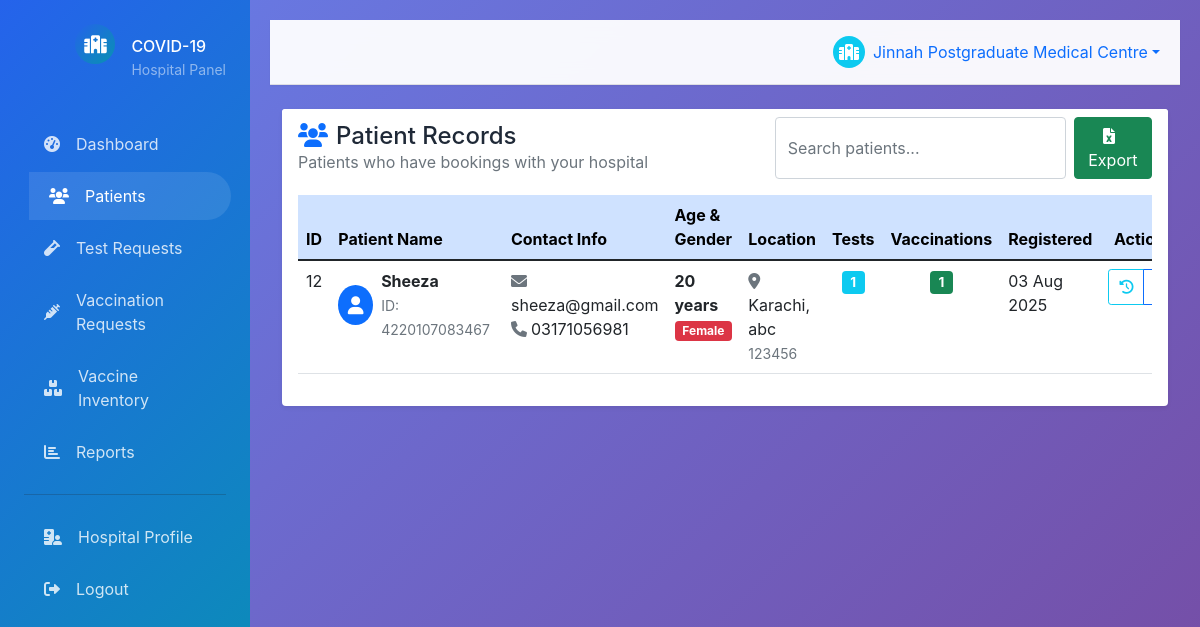
Page /hospital/patients.php (signed in) on the committed database.
### tables this page shows
CREATE TABLE `patients` (
  `id` int(11) NOT NULL,
  `full_name` varchar(100) NOT NULL,
  `email` varchar(100) NOT NULL,
  `password` varchar(255) NOT NULL,
  `phone` varchar(20) NOT NULL,
  `date_of_birth` date NOT NULL,
  `gender` enum('male','female','other') NOT NULL,
  `address` text NOT NULL,
  `city` varchar(100) NOT NULL,
  `state` varchar(100) NOT NULL,
  `pincode` varchar(10) NOT NULL,
  `cnic` varchar(15) NOT NULL,
  `created_at` timestamp NOT NULL DEFAULT current_timestamp()
);

### config/database.php (called while the page is built, shortened)
<?php
class Database {
    private $host = DB_HOST;
    private $user = DB_USER;
    private $pass = DB_PASS;
    private $dbname = DB_NAME;
    private $dbh;
    private $stmt;
    public function __construct() {
        $dsn = 'mysql:host=' . $this->host . ';dbname=' . $this->dbname . ';charset=utf8mb4';
        $options = array(
            PDO::ATTR_PERSISTENT => true,
            PDO::ATTR_ERRMODE => PDO::ERRMODE_EXCEPTION
        );
        try {
            $this->dbh = new PDO($dsn, $this->user, $this->pass, $options);
        } catch (PDOException $e) {
            $this->error = $e->getMessage();
            die("Database Connection Failed: " . $this->error);
        }
    }
    public function query($query) {
        $this->stmt = $this->dbh->prepare($query);
    }
    public function bind($param, $value, $type = null) {
        if (is_null($type)) {
            switch (true) {
                case is_int($value):
                    $type = PDO::PARAM_INT;
                    break;
            }
        }
        $this->stmt->bindValue($param, $value, $type);
    }
    public function execute() {
        return $this->stmt->execute();
    }
    public function resultset() {
        $this->execute();
        return $this->stmt->fetchAll(PDO::FETCH_ASSOC);
    }
}
?>

### includes/functions.php (called while the page is built, shortened)
<?php
require_once '../config/database.php';
function formatDate($date) {
    return date('d M Y', strtotime($date));
}
?>

### hospital/patients.php (the view, shortened to what this page needs)
<?php
require_once '../includes/functions.php';
$db = new Database();
$hospital_id = $_SESSION['user_id'];
$db->query("SELECT DISTINCT p.*,
                   COUNT(DISTINCT tb.id) as test_bookings,
                   COUNT(DISTINCT vb.id) as vaccination_bookings
            FROM patients p
            LEFT JOIN test_bookings tb ON p.id = tb.patient_id AND tb.hospital_id = :hospital_id
            LEFT JOIN vaccination_bookings vb ON p.id = vb.patient_id AND vb.hospital_id = :hospital_id2
            WHERE (tb.id IS NOT NULL OR vb.id IS NOT NULL)
            GROUP BY p.id
            ORDER BY p.full_name");
$db->bind(':hospital_id', $hospital_id);
$db->bind(':hospital_id2', $hospital_id);
$patients = $db->resultset();
?>
<!DOCTYPE html>
<html lang="en">
<head>
    <link href="https://cdn.jsdelivr.net/npm/bootstrap@5.1.3/dist/css/bootstrap.min.css" rel="stylesheet">
    <link href="https://cdnjs.cloudflare.com/ajax/libs/font-awesome/6.0.0/css/all.min.css" rel="stylesheet">
    <link href="../assets/css/style.css" rel="stylesheet">
</head>
<body>
    <?php include 'includes/sidebar.php'; ?>
    <div class="main-content">
        <?php include 'includes/header.php'; ?>
        <div class="container-fluid">
            <div class="row">
                <div class="col-12">
                    <div class="card border-0 shadow-sm">
                        <div class="card-header bg-white border-0 pb-0">
                            <div class="row align-items-center">
                                <div class="col">
                                    <h4 class="mb-0">
                                        <i class="fas fa-users me-2 text-primary"></i>Patient Records
                                    </h4>
                                    <p class="text-muted mb-0">Patients who have bookings with your hospital</p>
                                </div>
                                <div class="col-auto">
                                    <div class="d-flex gap-2">
                                        <input type="text" class="form-control search-input" placeholder="Search patients..." data-target="#patientsTable">
                                        <a href="?export=excel" class="btn btn-success">
                                            <i class="fas fa-file-excel me-2"></i>Export
                                        </a>
                                    </div>
                                </div>
                            </div>
                        </div>
                        <div class="card-body">
                            <?php if (empty($patients)): ?>
                                <div class="text-center py-5">
                                    <div class="mb-3">
                                        <i class="fas fa-users-slash fa-3x text-muted"></i>
                                    </div>
                                    <h5 class="text-muted">No patients found</h5>
                                    <p class="text-muted">Your hospital doesn't have any patient bookings yet.</p>
                                </div>
                            <?php else: ?>
                                <div class="table-responsive">
                                    <table class="table table-hover" id="patientsTable">
                                        <thead class="table-primary">
                                            <tr>
                                                <th>ID</th>
                                                <th>Patient Name</th>
                                                <th>Contact Info</th>
                                                <th>Age & Gender</th>
                                                <th>Location</th>
                                                <th class="text-center">Tests</th>
                                                <th class="text-center">Vaccinations</th>
                                                <th>Registered</th>
                                                <th class="text-center">Actions</th>
                                            </tr>
                                        </thead>
                                        <tbody>
                                            <?php foreach ($patients as $patient): ?>
                                                <tr>
                                                    <td><?php echo $patient['id']; ?></td>
                                                    <td>
                                                        <div class="d-flex align-items-center">
                                                            <div class="patient-avatar">
                                                                <i class="fas fa-user"></i>
                                                            </div>
                                                            <div class="ms-2">
                                                                <strong><?php echo htmlspecialchars($patient['full_name']); ?></strong><br>
                                                                <small class="text-muted">ID: <?php echo $patient['cnic']; ?></small>
                                                            </div>
                                                        </div>
                                                    </td>
                                                    <td>
                                                        <div>
                                                            <i class="fas fa-envelope me-1 text-muted"></i><?php echo htmlspecialchars($patient['email']); ?><br>
                                                            <i class="fas fa-phone me-1 text-muted"></i><?php echo htmlspecialchars($patient['phone']); ?>
                                                        </div>
                                                    </td>
                                                    <td>
                                                        <div>
                                                            <strong><?php echo date_diff(date_create($patient['date_of_birth']), date_create('today'))->y; ?> years</strong><br>
                                                            <span class="badge bg-<?php echo $patient['gender'] === 'male' ? 'primary' : ($patient['gender'] === 'female' ? 'danger' : 'secondary'); ?>">
                                                                <?php echo ucfirst($patient['gender']); ?>
                                                            </span>
                                                        </div>
                                                    </td>
                                                    <td>
                                                        <div>
                                                            <i class="fas fa-map-marker-alt me-1 text-muted"></i><?php echo htmlspecialchars($patient['city']); ?>, <?php echo htmlspecialchars($patient['state']); ?><br>
                                                            <small class="text-muted"><?php echo htmlspecialchars($patient['pincode']); ?></small>
                                                        </div>
                                                    </td>
                                                    <td class="text-center">
                                                        <span class="badge bg-info badge-count"><?php echo $patient['test_bookings']; ?></span>
                                                    </td>
                                                    <td class="text-center">
                                                        <span class="badge bg-success badge-count"><?php echo $patient['vaccination_bookings']; ?></span>
                                                    </td>
                                                    <td><?php echo formatDate($patient['created_at']); ?></td>
                                                    <td class="text-center action-buttons">
                                                        <div class="btn-group" role="group">
                                                            <button type="button" class="btn btn-sm btn-outline-info" data-bs-toggle="modal" data-bs-target="#historyModal" onclick="viewPatientHistory(<?php echo $patient['id']; ?>)">
                                                                <i class="fas fa-history"></i>
                                                            </button>
                                                            <button type="button" class="btn btn-sm btn-outline-primary" data-bs-toggle="modal" data-bs-target="#patientModal" onclick="viewPatientDetails(<?php echo $patient['id']; ?>)">
                                                            </button>
                                                        </div>
                                                    </td>
                                                </tr>
                                            <?php endforeach; ?>
                                        </tbody>
                                    </table>
                                </div>
                            <?php endif; ?>
                        </div>
                    </div>
                </div>
            </div>
        </div>
    </div>
</body>
</html>

### assets/css/style.css (style rules this page uses)
:root { --primary-color: #2563eb; --secondary-color: #0891b2; --accent-color: #f59e0b; --success-color: #10b981; --danger-color: #ef4444; --warning-color: #f59e0b; --dark-color: #1f2937; --light-color: #f8fafc; --gradient-primary: linear-gradient(135deg, #2563eb 0%, #0891b2 100%); --gradient-secondary: linear-gradient(135deg, #f59e0b 0%, #ef4444 100%); --shadow-sm: 0 1px 2px 0 rgba(0, 0, 0, 0.05); --shadow-md: 0 4px 6px -1px rgba(0, 0, 0, 0.1); --shadow-lg: 0 10px 15px -3px rgba(0, 0, 0, 0.1); --border-radius: 0.5rem; }
* { margin: 0; padding: 0; box-sizing: border-box; }
body { font-family: 'Inter', -apple-system, BlinkMacSystemFont, 'Segoe UI', Roboto, sans-serif; background: linear-gradient(135deg, #667eea 0%, #764ba2 100%); min-height: 100vh; color: var(--dark-color); }
.fade-in { animation: fadeIn 0.6s ease-in-out; }
.main-content { margin-left: 250px; padding: 20px; transition: all 0.3s ease; }

### hospital/patients.php (style rules this page uses)
.patient-avatar { width: 40px; height: 40px; background-color: #0d6efd; color: white; border-radius: 50%; display: flex; align-items: center; justify-content: center; font-size: 18px; }
.action-buttons .btn { width: 36px; height: 36px; display: flex; align-items: center; justify-content: center; }
.badge-count { font-size: 0.85rem; padding: 0.35em 0.65em; }

### rows in the picture
patients: id "12", full_name "Sheeza", cnic "4220107083467", email "sheeza@gmail.com", phone "03171056981", date_of_birth "20", gender "Female", city "Karachi", state "abc", pincode "123456", test_bookings "1", vaccination_bookings "1", created_at "03 Aug 2025"

### other values in the picture
$_SESSION['name'] "Jinnah Postgraduate Medical Centre"
